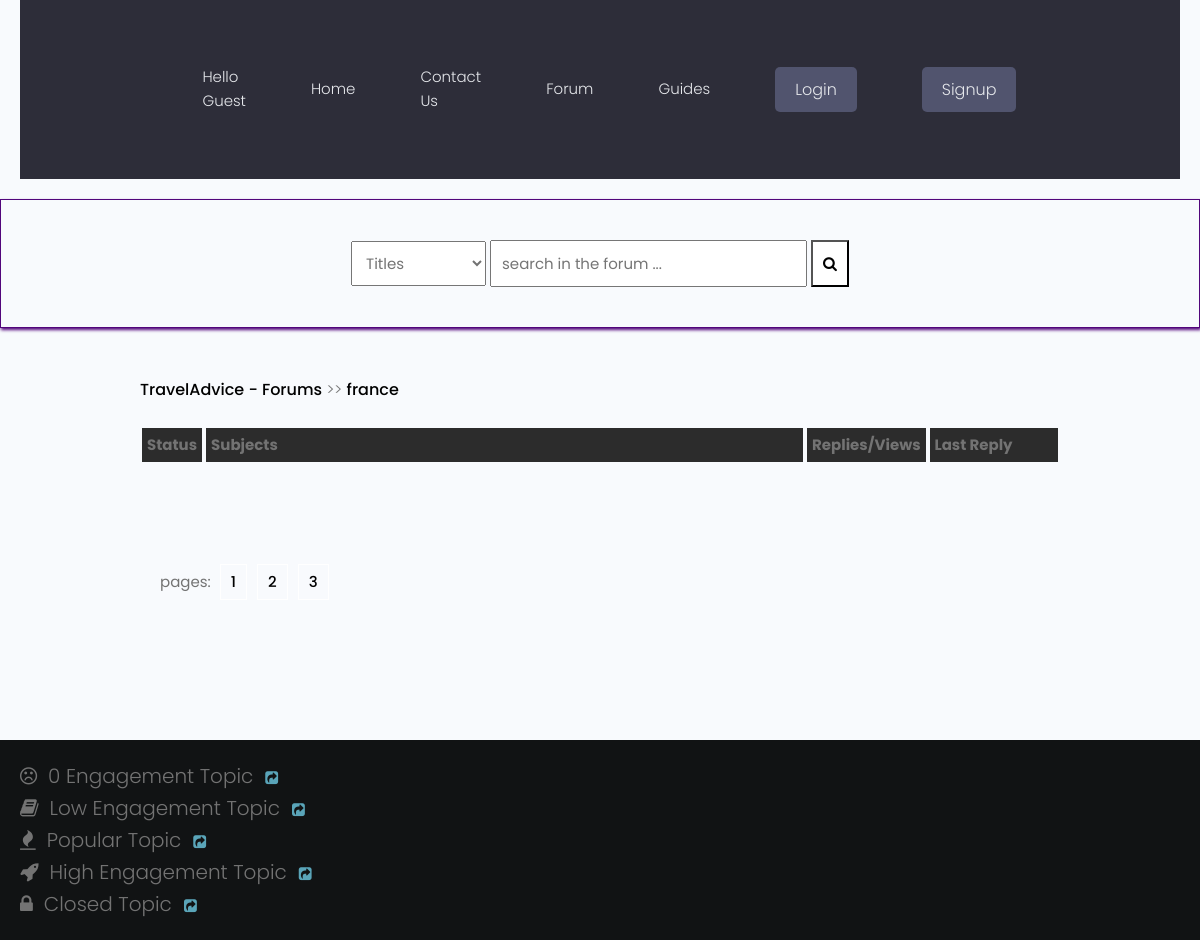
The app's page /forum/posts/france/, older data.
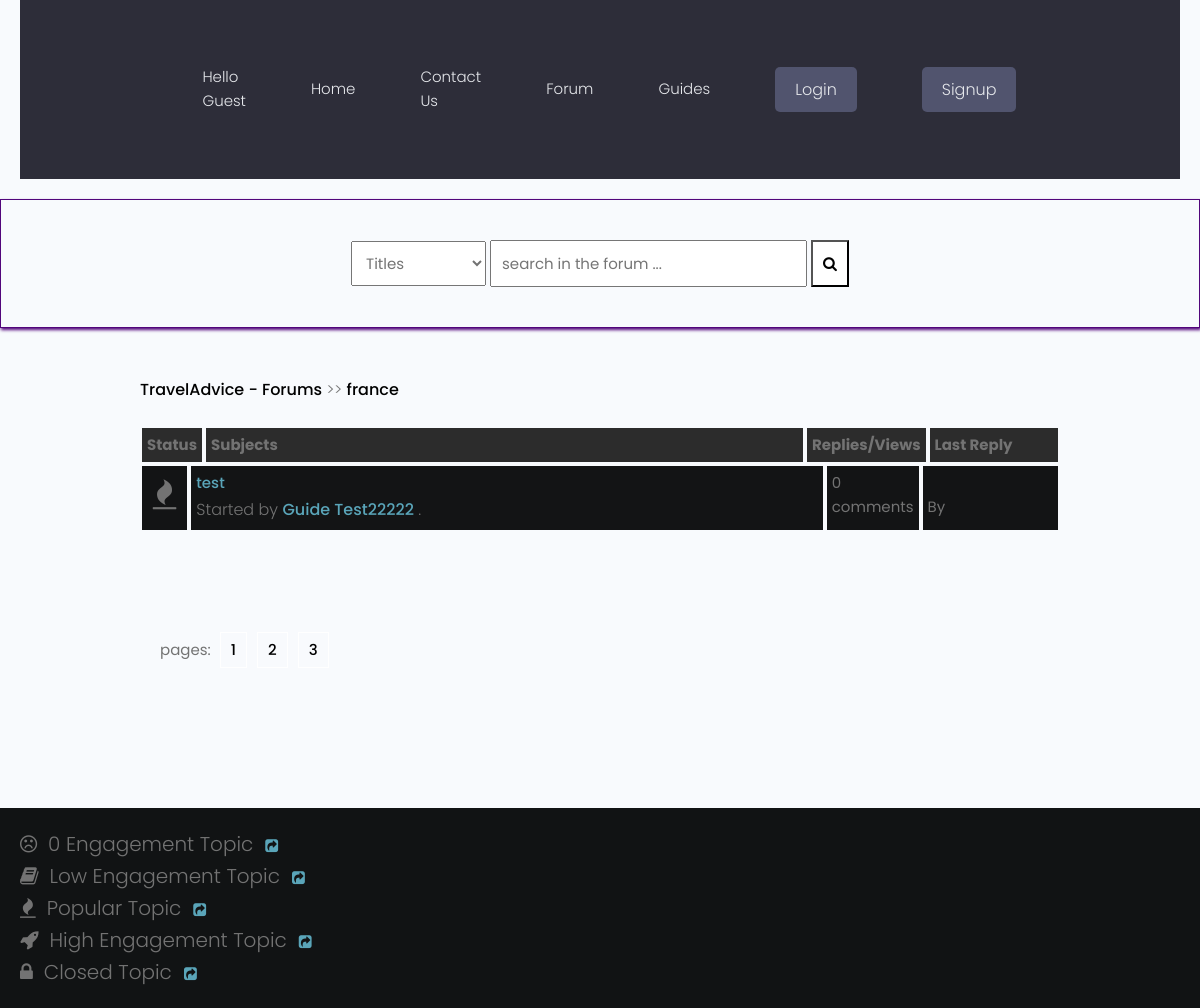
The same page, newer data.
### forum/models.py (models this page shows, shortened)
class Post(models.Model):
    title = models.CharField(max_length=400)
    slug = models.SlugField(max_length=400, unique=True, blank=True)
    user = models.ForeignKey(Author, on_delete=models.CASCADE) #frame key of the author
    content = HTMLField()
    categories = models.ForeignKey(Category, on_delete=models.SET_NULL, null=True)
    date = models.DateTimeField(auto_now_add=True)
    tags = TaggableManager() #imported from taggit.managers
    comments = models.ManyToManyField(Comment, blank=True)
    closed = models.BooleanField(default=False)
    def get_url(self):
        return reverse("detail", kwargs={
            "slug":self.slug
        })
    @property
    def num_comments(self):
        return self.comments.count()
    @property
    def last_reply(self):
        return self.comments.latest("date")

class Author(models.Model):
    user = models.ForeignKey(User, on_delete=models.CASCADE)
    fullname = models.CharField(max_length=40, blank=True)
    slug = models.SlugField(max_length=400, unique=True, blank=True) # imported from django.utils.text
    bio = HTMLField() #desctription of the user imported the field from tinymce.models

### forum/views.py (the view)
# urls.py: path("posts/<slug>/", posts, name="posts"),
def posts(request, slug):
    category = get_object_or_404(Category, slug=slug)
    posts = Post.objects.filter(categories=category)
    paginator = Paginator(posts, 5)
    page = request.GET.get("page")
    try:
        posts = paginator.page(page)
    except PageNotAnInteger:
        posts = paginator.page(1)
    except EmptyPage:
        posts = paginator.page(paginator.num_pages)
    context = {
        "posts":posts,
        "forum": category,
        "title": "Posts"
    }
    return render(request, 'forum/posts.html', context)

### forum/context_processors.py (called while the page is built, shortened)
def searchFunction(request):
    search_context = {}
    posts = Post.objects.all()
    return search_context

### forum/models.py (called while the page is built)
    def get_url(self):
        return reverse("posts", kwargs={ #imported from django.shortcuts
            "slug": self.slug
        })

### forum/templates/forum/posts.html (shortened to what this page needs)
{% extends 'forumsbase.html' %}
{% block content %}
    <div class="container">
        <div class="navigate">
            <span><a href="{% url 'trips' %}">TravelAdvice - Forums</a> >> <a href="{{forum.get_url}}">{{forum.title}}</a></span>
        </div>
        <div class="posts-table">
            <div class="table-head">
                <div class="status">Status</div>
                <div class="subjects">Subjects</div>
                <div class="replies">Replies/Views</div>
                <div class="last-reply">Last Reply</div>
            </div>
                {% for post in posts %}
            <div class="table-row">
                <div class="status"><i class="fa fa-fire"></i></div>
                <div class="subjects">
                        <a href="{{post.get_url}}">{{post.title}}</a>
                    <br>
                    <span>Started by <b><a href="">{{post.user.fullname|title}}</a></b> .</span>
                </div>
                <div class="replies">
                   {{post.num_comments}} comments <br>
                </div>
                <div class="last-reply">
                    <br>By <b><a href="">{{post.last_reply.user.fullname|title}}</a></b>
                </div>
            </div>
            {% endfor %}
        </div>
            <div class="pagination">
                pages: <a href="">1</a><a href="">2</a><a href="">3</a>
            </div>
    </div>
    <div class="note">
        <span><i class="fa fa-frown-o"></i>&nbsp; 0 Engagement Topic</span>&nbsp;&nbsp;&nbsp;<a href=""><i class="fa fa-share-square"></i></a><br>
        <span><i class="fa fa-book"></i>&nbsp; Low Engagement Topic</span>&nbsp;&nbsp;&nbsp;<a href=""><i class="fa fa-share-square"></i></a><br>
        <span><i class="fa fa-fire"></i>&nbsp; Popular Topic</span>&nbsp;&nbsp;&nbsp;<a href=""><i class="fa fa-share-square"></i></a><br>
        <span><i class="fa fa-rocket"></i>&nbsp; High Engagement Topic</span>&nbsp;&nbsp;&nbsp;<a href=""><i class="fa fa-share-square"></i></a><br>
        <span><i class="fa fa-lock"></i>&nbsp; Closed Topic</span>&nbsp;&nbsp;&nbsp;<a href=""><i class="fa fa-share-square"></i></a><br>
    </div>
   {% endblock content %}

Row changes from the older to the newer data that the page shows:
added Post: title "test", user.fullname "Guide Test22222", num_comments "0"
